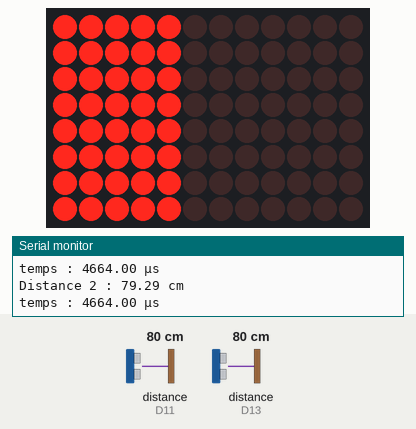
Recording of a sketch running on a simulated Arduino Uno R4 WiFi. On the bench: 12×8 LED matrix, the last lines printed to the serial monitor. Wiring (inferred from the names in the program): 2 × ultrasonic range finder: trigger D10, echo D11 / trigger D12, echo D13. The inputs (shaded band) are chosen by the test bench; at power-on: distance to the obstacle (sensors on D11, D13) 80 cm. The echo pulse lasts 58.3 µs per cm.

Above: at 1.8 s.
1.9 s: distance to the obstacle (sensor on D11) set to 2 cm
At 2.9 s:
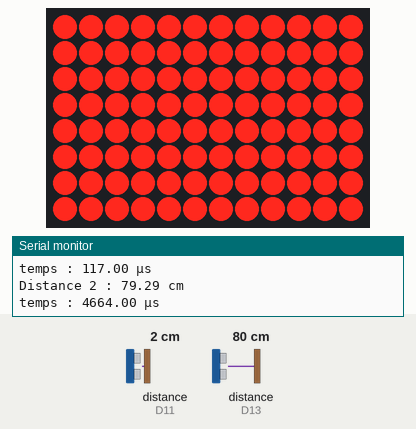
3.5 s: distance to the obstacle (sensor on D11) set to 18 cm
At 4.9 s:
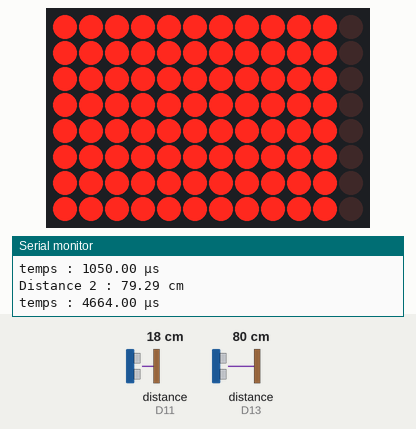
5.5 s: distance to the obstacle (sensor on D11) set to 35 cm
At 7.0 s:
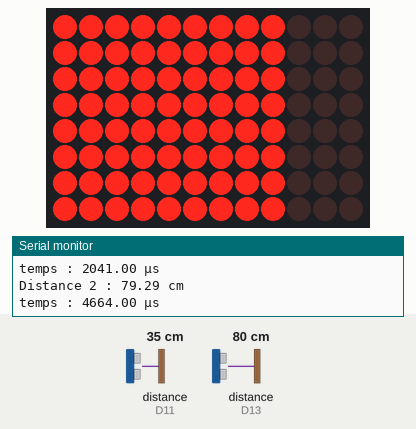
7.5 s: distance to the obstacle (sensor on D11) set to 60 cm
At 9.2 s:
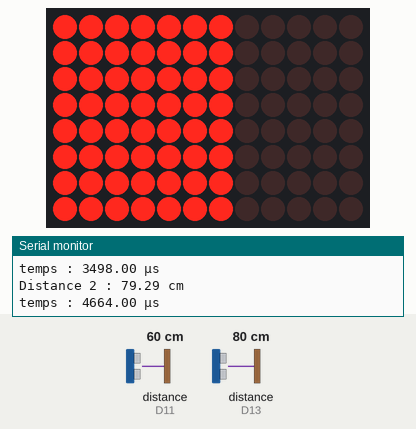
9.5 s: distance to the obstacle (sensor on D11) set to 120 cm
At 10.4 s:
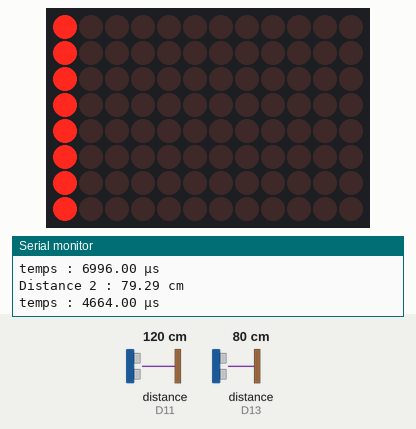
11.5 s: distance to the obstacle (sensor on D11) set to 250 cm
At 13.1 s:
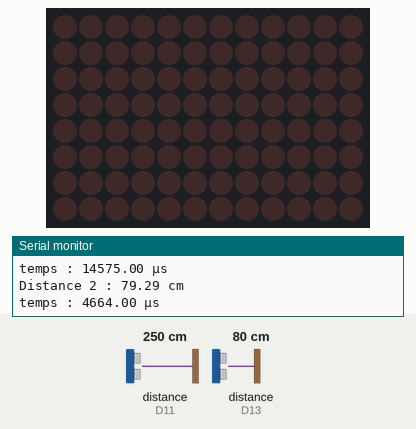
Timing chart, 0 to 14.6 s (numbered marks = the images above; inputs shaded):
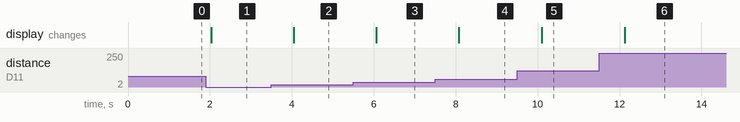

Measured:
- after the input at 1.9 s, the display: changes after 0.13 s (image 1)
- after the input at 3.5 s, the display: changes after 0.54 s (image 2)
- after the input at 5.5 s, the display: changes after 0.56 s (image 3)
- after the input at 7.5 s, the display: changes after 0.57 s (image 4)
- after the input at 9.5 s, the display: changes after 0.60 s (image 5)
- after the input at 11.5 s, the display: changes after 0.63 s (image 6)

The sketch:

Ultrason.ino
```cpp
//#include "Scheduler.h"
#include "Arduino_LED_Matrix.h"
ArduinoLEDMatrix matrix;

//Numéro sortie pour émettre le signal
int trigg=10;
//Numéro entrée pour recevoir le signal
int echo=11;
float distance;

//Numéro sortie pour émettre le signal
int trigg2=12;
//Numéro entrée pour recevoir le signal
int echo2=13;
float distance2;


void setup() {
  Serial.begin(9600);
  //Définition des E/S
  pinMode(trigg, OUTPUT);
  pinMode(echo, INPUT);
  pinMode(trigg2, OUTPUT);
  pinMode(echo2, INPUT);

  //reset du signal
  digitalWrite(trigg, false);
  digitalWrite(trigg2, false);
  //declaration de la matrice
  matrix.begin();
  matrix.play(true);

  //Scheduler.startLoop()

}

void loop() {

  //Emission d'un signal de 10µs
  digitalWrite(trigg, true);
  delayMicroseconds(10);
  digitalWrite(trigg, false);

  //Mesure du temps (en microsecondes) qui sépare l'émission et la réception du signal de 10µs émis
  float time = pulseIn(echo, true);

  //Calcul de la distance avant le rebond du signal (d=v*t) en centimètre
  float distance = ((time/1000000)/2)*340*100; // 1 s = 1 000 000 µs | On divise par 2 le temps pour obtenir la durée avant rebond

  //Affichage des résultats
  Serial.print("Distance : ");
  Serial.print(distance); //en cm
  Serial.println(" cm");
  Serial.print("temps : ");
  Serial.print(time);
  Serial.println(" µs");
  Serial.println("");

  //Emission d'un signal de 10µs
  digitalWrite(trigg2, true);
  delayMicroseconds(10);
  digitalWrite(trigg2, false);

  //Mesure du temps (en microsecondes) qui sépare l'émission et la réception du signal de 10µs émis
  float time2 = pulseIn(echo2, true);

  //Calcul de la distance avant le rebond du signal (d=v*t) en centimètre
  float distance2 = ((time2/1000000)/2)*340*100; // 1 s = 1 000 000 µs | On divise par 2 le temps pour obtenir la durée avant rebond

  //Affichage des résultats
  Serial.print("Distance 2 : ");
  Serial.print(distance2); //en cm
  Serial.println(" cm");
  Serial.print("temps : ");
  Serial.print(time2);
  Serial.println(" µs");
  Serial.println("");

if (distance>120) {
    byte matrice[8][12] = {
    { 0, 0, 0, 0, 0, 0, 0, 0, 0, 0, 0, 0 },
    { 0, 0, 0, 0, 0, 0, 0, 0, 0, 0, 0, 0 },
    { 0, 0, 0, 0, 0, 0, 0, 0, 0, 0, 0, 0 },
    { 0, 0, 0, 0, 0, 0, 0, 0, 0, 0, 0, 0 },
    { 0, 0, 0, 0, 0, 0, 0, 0, 0, 0, 0, 0 },
    { 0, 0, 0, 0, 0, 0, 0, 0, 0, 0, 0, 0 },
    { 0, 0, 0, 0, 0, 0, 0, 0, 0, 0, 0, 0 },
    { 0, 0, 0, 0, 0, 0, 0, 0, 0, 0, 0, 0 }
    };

    matrix.renderBitmap(matrice, 8, 12);
  }
 else if (distance<120 && distance>110)
  {
    byte matrice[8][12] = {
    { 1, 0, 0, 0, 0, 0, 0, 0, 0, 0, 0, 0 },
    { 1, 0, 0, 0, 0, 0, 0, 0, 0, 0, 0, 0 },
    { 1, 0, 0, 0, 0, 0, 0, 0, 0, 0, 0, 0 },
    { 1, 0, 0, 0, 0, 0, 0, 0, 0, 0, 0, 0 },
    { 1, 0, 0, 0, 0, 0, 0, 0, 0, 0, 0, 0 },
    { 1, 0, 0, 0, 0, 0, 0, 0, 0, 0, 0, 0 },
    { 1, 0, 0, 0, 0, 0, 0, 0, 0, 0, 0, 0 },
    { 1, 0, 0, 0, 0, 0, 0, 0, 0, 0, 0, 0 }
    };

    matrix.renderBitmap(matrice, 8, 12);
  }
  else if (distance<110 && distance>100)
  {
  byte frame[8][12] = {
    { 1, 1, 0, 0, 0, 0, 0, 0, 0, 0, 0, 0 },
    { 1, 1, 0, 0, 0, 0, 0, 0, 0, 0, 0, 0 },
    { 1, 1, 0, 0, 0, 0, 0, 0, 0, 0, 0, 0 },
    { 1, 1, 0, 0, 0, 0, 0, 0, 0, 0, 0, 0 },
    { 1, 1, 0, 0, 0, 0, 0, 0, 0, 0, 0, 0 },
    { 1, 1, 0, 0, 0, 0, 0, 0, 0, 0, 0, 0 },
    { 1, 1, 0, 0, 0, 0, 0, 0, 0, 0, 0, 0 },
    { 1, 1, 0, 0, 0, 0, 0, 0, 0, 0, 0, 0 }
    };
    matrix.renderBitmap(frame, 8, 12);
  }
  else if (distance<100 && distance>90)
  {
  byte frame[8][12] = {
    { 1, 1, 1, 0, 0, 0, 0, 0, 0, 0, 0, 0 },
    { 1, 1, 1, 0, 0, 0, 0, 0, 0, 0, 0, 0 },
    { 1, 1, 1, 0, 0, 0, 0, 0, 0, 0, 0, 0 },
    { 1, 1, 1, 0, 0, 0, 0, 0, 0, 0, 0, 0 },
    { 1, 1, 1, 0, 0, 0, 0, 0, 0, 0, 0, 0 },
    { 1, 1, 1, 0, 0, 0, 0, 0, 0, 0, 0, 0 },
    { 1, 1, 1, 0, 0, 0, 0, 0, 0, 0, 0, 0 },
    { 1, 1, 1, 0, 0, 0, 0, 0, 0, 0, 0, 0 }
    };
    matrix.renderBitmap(frame, 8, 12);
  }
  else if (distance<90 && distance>80)
  {
  byte frame[8][12] = {
    { 1, 1, 1, 1, 0, 0, 0, 0, 0, 0, 0, 0 },
    { 1, 1, 1, 1, 0, 0, 0, 0, 0, 0, 0, 0 },
    { 1, 1, 1, 1, 0, 0, 0, 0, 0, 0, 0, 0 },
    { 1, 1, 1, 1, 0, 0, 0, 0, 0, 0, 0, 0 },
    { 1, 1, 1, 1, 0, 0, 0, 0, 0, 0, 0, 0 },
    { 1, 1, 1, 1, 0, 0, 0, 0, 0, 0, 0, 0 },
    { 1, 1, 1, 1, 0, 0, 0, 0, 0, 0, 0, 0 },
    { 1, 1, 1, 1, 0, 0, 0, 0, 0, 0, 0, 0 }
    };
    matrix.renderBitmap(frame, 8, 12);
  }
   else if (distance<80 && distance>70)
  {
  byte frame[8][12] = {
    { 1, 1, 1, 1, 1, 0, 0, 0, 0, 0, 0, 0 },
    { 1, 1, 1, 1, 1, 0, 0, 0, 0, 0, 0, 0 },
    { 1, 1, 1, 1, 1, 0, 0, 0, 0, 0, 0, 0 },
    { 1, 1, 1, 1, 1, 0, 0, 0, 0, 0, 0, 0 },
    { 1, 1, 1, 1, 1, 0, 0, 0, 0, 0, 0, 0 },
    { 1, 1, 1, 1, 1, 0, 0, 0, 0, 0, 0, 0 },
    { 1, 1, 1, 1, 1, 0, 0, 0, 0, 0, 0, 0 },
    { 1, 1, 1, 1, 1, 0, 0, 0, 0, 0, 0, 0 }
    };
    matrix.renderBitmap(frame, 8, 12);
  }
   else if (distance<70 && distance>60)
  {
  byte frame[8][12] = {
    { 1, 1, 1, 1, 1, 1, 0, 0, 0, 0, 0, 0 },
    { 1, 1, 1, 1, 1, 1, 0, 0, 0, 0, 0, 0 },
    { 1, 1, 1, 1, 1, 1, 0, 0, 0, 0, 0, 0 },
    { 1, 1, 1, 1, 1, 1, 0, 0, 0, 0, 0, 0 },
    { 1, 1, 1, 1, 1, 1, 0, 0, 0, 0, 0, 0 },
    { 1, 1, 1, 1, 1, 1, 0, 0, 0, 0, 0, 0 },
    { 1, 1, 1, 1, 1, 1, 0, 0, 0, 0, 0, 0 },
    { 1, 1, 1, 1, 1, 1, 0, 0, 0, 0, 0, 0 }
    };
    matrix.renderBitmap(frame, 8, 12);
  }
   else if (distance<60 && distance>50)
  {
  byte frame[8][12] = {
    { 1, 1, 1, 1, 1, 1, 1, 0, 0, 0, 0, 0 },
    { 1, 1, 1, 1, 1, 1, 1, 0, 0, 0, 0, 0 },
    { 1, 1, 1, 1, 1, 1, 1, 0, 0, 0, 0, 0 },
    { 1, 1, 1, 1, 1, 1, 1, 0, 0, 0, 0, 0 },
    { 1, 1, 1, 1, 1, 1, 1, 0, 0, 0, 0, 0 },
    { 1, 1, 1, 1, 1, 1, 1, 0, 0, 0, 0, 0 },
    { 1, 1, 1, 1, 1, 1, 1, 0, 0, 0, 0, 0 },
    { 1, 1, 1, 1, 1, 1, 1, 0, 0, 0, 0, 0 }
    };
    matrix.renderBitmap(frame, 8, 12);
  }
  else if (distance<50 && distance>40)
  {
  byte frame[8][12] = {
    { 1, 1, 1, 1, 1, 1, 1, 1, 0, 0, 0, 0 },
    { 1, 1, 1, 1, 1, 1, 1, 1, 0, 0, 0, 0 },
    { 1, 1, 1, 1, 1, 1, 1, 1, 0, 0, 0, 0 },
    { 1, 1, 1, 1, 1, 1, 1, 1, 0, 0, 0, 0 },
    { 1, 1, 1, 1, 1, 1, 1, 1, 0, 0, 0, 0 },
    { 1, 1, 1, 1, 1, 1, 1, 1, 0, 0, 0, 0 },
    { 1, 1, 1, 1, 1, 1, 1, 1, 0, 0, 0, 0 },
    { 1, 1, 1, 1, 1, 1, 1, 1, 0, 0, 0, 0 }
    };
    matrix.renderBitmap(frame, 8, 12);
  }
  else if (distance<40 && distance>30)
  {
  byte frame[8][12] = {
    { 1, 1, 1, 1, 1, 1, 1, 1, 1, 0, 0, 0 },
    { 1, 1, 1, 1, 1, 1, 1, 1, 1, 0, 0, 0 },
    { 1, 1, 1, 1, 1, 1, 1, 1, 1, 0, 0, 0 },
    { 1, 1, 1, 1, 1, 1, 1, 1, 1, 0, 0, 0 },
    { 1, 1, 1, 1, 1, 1, 1, 1, 1, 0, 0, 0 },
    { 1, 1, 1, 1, 1, 1, 1, 1, 1, 0, 0, 0 },
    { 1, 1, 1, 1, 1, 1, 1, 1, 1, 0, 0, 0 },
    { 1, 1, 1, 1, 1, 1, 1, 1, 1, 0, 0, 0 }
    };
    matrix.renderBitmap(frame, 8, 12);
  }
  else if (distance<30 && distance>20)
  {
  byte frame[8][12] = {
    { 1, 1, 1, 1, 1, 1, 1, 1, 1, 1, 0, 0 },
    { 1, 1, 1, 1, 1, 1, 1, 1, 1, 1, 0, 0 },
    { 1, 1, 1, 1, 1, 1, 1, 1, 1, 1, 0, 0 },
    { 1, 1, 1, 1, 1, 1, 1, 1, 1, 1, 0, 0 },
    { 1, 1, 1, 1, 1, 1, 1, 1, 1, 1, 0, 0 },
    { 1, 1, 1, 1, 1, 1, 1, 1, 1, 1, 0, 0 },
    { 1, 1, 1, 1, 1, 1, 1, 1, 1, 1, 0, 0 },
    { 1, 1, 1, 1, 1, 1, 1, 1, 1, 1, 0, 0 }
    };
    matrix.renderBitmap(frame, 8, 12);
  }
  else if (distance<20 && distance>10)
  {
  byte frame[8][12] = {
    { 1, 1, 1, 1, 1, 1, 1, 1, 1, 1, 1, 0 },
    { 1, 1, 1, 1, 1, 1, 1, 1, 1, 1, 1, 0 },
    { 1, 1, 1, 1, 1, 1, 1, 1, 1, 1, 1, 0 },
    { 1, 1, 1, 1, 1, 1, 1, 1, 1, 1, 1, 0 },
    { 1, 1, 1, 1, 1, 1, 1, 1, 1, 1, 1, 0 },
    { 1, 1, 1, 1, 1, 1, 1, 1, 1, 1, 1, 0 },
    { 1, 1, 1, 1, 1, 1, 1, 1, 1, 1, 1, 0 },
    { 1, 1, 1, 1, 1, 1, 1, 1, 1, 1, 1, 0 }
    };
    matrix.renderBitmap(frame, 8, 12);
  }
   else if (distance<10 && distance>0)
  {
  byte frame[8][12] = {
    { 1, 1, 1, 1, 1, 1, 1, 1, 1, 1, 1, 1 },
    { 1, 1, 1, 1, 1, 1, 1, 1, 1, 1, 1, 1 },
    { 1, 1, 1, 1, 1, 1, 1, 1, 1, 1, 1, 1 },
    { 1, 1, 1, 1, 1, 1, 1, 1, 1, 1, 1, 1 },
    { 1, 1, 1, 1, 1, 1, 1, 1, 1, 1, 1, 1 },
    { 1, 1, 1, 1, 1, 1, 1, 1, 1, 1, 1, 1 },
    { 1, 1, 1, 1, 1, 1, 1, 1, 1, 1, 1, 1 },
    { 1, 1, 1, 1, 1, 1, 1, 1, 1, 1, 1, 1 }
    };
    matrix.renderBitmap(frame, 8, 12);
  };

delay(1000);

};
```

Matrice.ino
```cpp

```
